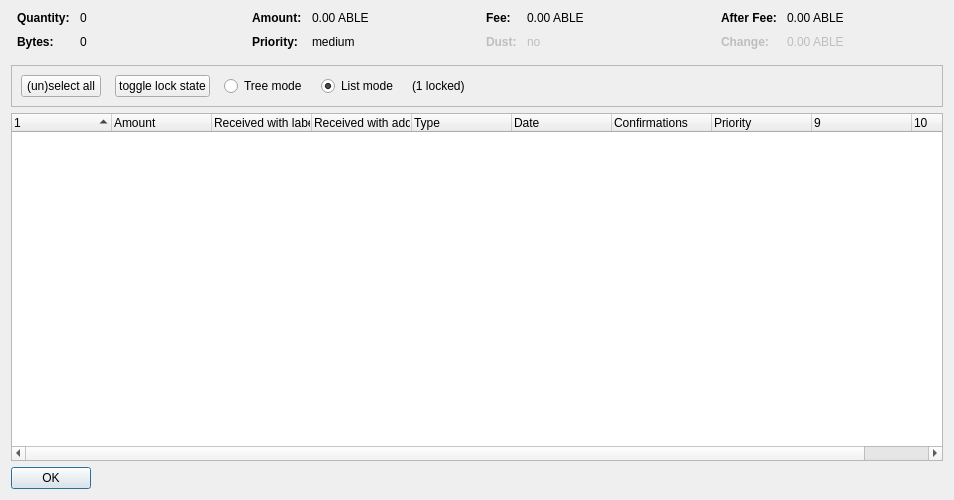
<?xml version="1.0" encoding="UTF-8"?>
<ui version="4.0">
 <class>CoinControlDialog</class>
 <widget class="QDialog" name="CoinControlDialog">
  <property name="geometry">
   <rect>
    <x>0</x>
    <y>0</y>
    <width>954</width>
    <height>500</height>
   </rect>
  </property>
  <property name="windowTitle">
   <string>Coin Selection</string>
  </property>
  <layout class="QVBoxLayout" name="verticalLayout">
   <item>
    <layout class="QHBoxLayout" name="horizontalLayoutTop" stretch="0,0,0,0">
     <property name="topMargin">
      <number>0</number>
     </property>
     <property name="bottomMargin">
      <number>10</number>
     </property>
     <item>
      <layout class="QFormLayout" name="formLayoutCoinControl1">
       <property name="horizontalSpacing">
        <number>10</number>
       </property>
       <property name="verticalSpacing">
        <number>10</number>
       </property>
       <property name="leftMargin">
        <number>6</number>
       </property>
       <property name="rightMargin">
        <number>6</number>
       </property>
       <item row="0" column="0">
        <widget class="QLabel" name="labelCoinControlQuantityText">
         <property name="font">
          <font>
           <weight>75</weight>
           <bold>true</bold>
          </font>
         </property>
         <property name="text">
          <string>Quantity:</string>
         </property>
        </widget>
       </item>
       <item row="0" column="1">
        <widget class="QLabel" name="labelCoinControlQuantity">
         <property name="cursor">
          <cursorShape>IBeamCursor</cursorShape>
         </property>
         <property name="contextMenuPolicy">
          <enum>Qt::ActionsContextMenu</enum>
         </property>
         <property name="text">
          <string notr="true">0</string>
         </property>
         <property name="textInteractionFlags">
          <set>Qt::LinksAccessibleByMouse|Qt::TextSelectableByKeyboard|Qt::TextSelectableByMouse</set>
         </property>
        </widget>
       </item>
       <item row="1" column="0">
        <widget class="QLabel" name="labelCoinControlBytesText">
         <property name="font">
          <font>
           <weight>75</weight>
           <bold>true</bold>
          </font>
         </property>
         <property name="text">
          <string>Bytes:</string>
         </property>
        </widget>
       </item>
       <item row="1" column="1">
        <widget class="QLabel" name="labelCoinControlBytes">
         <property name="cursor">
          <cursorShape>IBeamCursor</cursorShape>
         </property>
         <property name="contextMenuPolicy">
          <enum>Qt::ActionsContextMenu</enum>
         </property>
         <property name="text">
          <string notr="true">0</string>
         </property>
         <property name="textInteractionFlags">
          <set>Qt::LinksAccessibleByMouse|Qt::TextSelectableByKeyboard|Qt::TextSelectableByMouse</set>
         </property>
        </widget>
       </item>
      </layout>
     </item>
     <item>
      <layout class="QFormLayout" name="formLayoutCoinControl2">
       <property name="horizontalSpacing">
        <number>10</number>
       </property>
       <property name="verticalSpacing">
        <number>10</number>
       </property>
       <property name="leftMargin">
        <number>6</number>
       </property>
       <property name="rightMargin">
        <number>6</number>
       </property>
       <item row="0" column="0">
        <widget class="QLabel" name="labelCoinControlAmountText">
         <property name="font">
          <font>
           <weight>75</weight>
           <bold>true</bold>
          </font>
         </property>
         <property name="text">
          <string>Amount:</string>
         </property>
        </widget>
       </item>
       <item row="0" column="1">
        <widget class="QLabel" name="labelCoinControlAmount">
         <property name="cursor">
          <cursorShape>IBeamCursor</cursorShape>
         </property>
         <property name="contextMenuPolicy">
          <enum>Qt::ActionsContextMenu</enum>
         </property>
         <property name="text">
          <string notr="true">0.00 ABLE</string>
         </property>
         <property name="textInteractionFlags">
          <set>Qt::LinksAccessibleByMouse|Qt::TextSelectableByKeyboard|Qt::TextSelectableByMouse</set>
         </property>
        </widget>
       </item>
       <item row="1" column="0">
        <widget class="QLabel" name="labelCoinControlPriorityText">
         <property name="font">
          <font>
           <weight>75</weight>
           <bold>true</bold>
          </font>
         </property>
         <property name="text">
          <string>Priority:</string>
         </property>
        </widget>
       </item>
       <item row="1" column="1">
        <widget class="QLabel" name="labelCoinControlPriority">
         <property name="cursor">
          <cursorShape>IBeamCursor</cursorShape>
         </property>
         <property name="contextMenuPolicy">
          <enum>Qt::ActionsContextMenu</enum>
         </property>
         <property name="text">
          <string>medium</string>
         </property>
         <property name="textInteractionFlags">
          <set>Qt::LinksAccessibleByMouse|Qt::TextSelectableByKeyboard|Qt::TextSelectableByMouse</set>
         </property>
        </widget>
       </item>
      </layout>
     </item>
     <item>
      <layout class="QFormLayout" name="formLayoutCoinControl3">
       <property name="horizontalSpacing">
        <number>10</number>
       </property>
       <property name="verticalSpacing">
        <number>10</number>
       </property>
       <property name="leftMargin">
        <number>6</number>
       </property>
       <property name="rightMargin">
        <number>6</number>
       </property>
       <item row="0" column="0">
        <widget class="QLabel" name="labelCoinControlFeeText">
         <property name="font">
          <font>
           <weight>75</weight>
           <bold>true</bold>
          </font>
         </property>
         <property name="text">
          <string>Fee:</string>
         </property>
        </widget>
       </item>
       <item row="0" column="1">
        <widget class="QLabel" name="labelCoinControlFee">
         <property name="cursor">
          <cursorShape>IBeamCursor</cursorShape>
         </property>
         <property name="contextMenuPolicy">
          <enum>Qt::ActionsContextMenu</enum>
         </property>
         <property name="text">
          <string notr="true">0.00 ABLE</string>
         </property>
         <property name="textInteractionFlags">
          <set>Qt::LinksAccessibleByMouse|Qt::TextSelectableByKeyboard|Qt::TextSelectableByMouse</set>
         </property>
        </widget>
       </item>
       <item row="1" column="0">
        <widget class="QLabel" name="labelCoinControlLowOutputText">
         <property name="enabled">
          <bool>false</bool>
         </property>
         <property name="font">
          <font>
           <weight>75</weight>
           <bold>true</bold>
          </font>
         </property>
         <property name="text">
          <string>Dust:</string>
         </property>
        </widget>
       </item>
       <item row="1" column="1">
        <widget class="QLabel" name="labelCoinControlLowOutput">
         <property name="enabled">
          <bool>false</bool>
         </property>
         <property name="cursor">
          <cursorShape>IBeamCursor</cursorShape>
         </property>
         <property name="contextMenuPolicy">
          <enum>Qt::ActionsContextMenu</enum>
         </property>
         <property name="text">
          <string>no</string>
         </property>
         <property name="textInteractionFlags">
          <set>Qt::LinksAccessibleByMouse|Qt::TextSelectableByKeyboard|Qt::TextSelectableByMouse</set>
         </property>
        </widget>
       </item>
      </layout>
     </item>
     <item>
      <layout class="QFormLayout" name="formLayoutCoinControl4">
       <property name="horizontalSpacing">
        <number>10</number>
       </property>
       <property name="verticalSpacing">
        <number>10</number>
       </property>
       <property name="leftMargin">
        <number>6</number>
       </property>
       <property name="rightMargin">
        <number>6</number>
       </property>
       <item row="0" column="0">
        <widget class="QLabel" name="labelCoinControlAfterFeeText">
         <property name="font">
          <font>
           <weight>75</weight>
           <bold>true</bold>
          </font>
         </property>
         <property name="text">
          <string>After Fee:</string>
         </property>
        </widget>
       </item>
       <item row="0" column="1">
        <widget class="QLabel" name="labelCoinControlAfterFee">
         <property name="cursor">
          <cursorShape>IBeamCursor</cursorShape>
         </property>
         <property name="contextMenuPolicy">
          <enum>Qt::ActionsContextMenu</enum>
         </property>
         <property name="text">
          <string notr="true">0.00 ABLE</string>
         </property>
         <property name="textInteractionFlags">
          <set>Qt::LinksAccessibleByMouse|Qt::TextSelectableByKeyboard|Qt::TextSelectableByMouse</set>
         </property>
        </widget>
       </item>
       <item row="1" column="0">
        <widget class="QLabel" name="labelCoinControlChangeText">
         <property name="enabled">
          <bool>false</bool>
         </property>
         <property name="font">
          <font>
           <weight>75</weight>
           <bold>true</bold>
          </font>
         </property>
         <property name="text">
          <string>Change:</string>
         </property>
        </widget>
       </item>
       <item row="1" column="1">
        <widget class="QLabel" name="labelCoinControlChange">
         <property name="enabled">
          <bool>false</bool>
         </property>
         <property name="cursor">
          <cursorShape>IBeamCursor</cursorShape>
         </property>
         <property name="contextMenuPolicy">
          <enum>Qt::ActionsContextMenu</enum>
         </property>
         <property name="text">
          <string notr="true">0.00 ABLE</string>
         </property>
         <property name="textInteractionFlags">
          <set>Qt::LinksAccessibleByMouse|Qt::TextSelectableByKeyboard|Qt::TextSelectableByMouse</set>
         </property>
        </widget>
       </item>
      </layout>
     </item>
    </layout>
   </item>
   <item>
    <widget class="QFrame" name="frame">
     <property name="minimumSize">
      <size>
       <width>0</width>
       <height>40</height>
      </size>
     </property>
     <property name="frameShape">
      <enum>QFrame::StyledPanel</enum>
     </property>
     <property name="frameShadow">
      <enum>QFrame::Sunken</enum>
     </property>
     <layout class="QHBoxLayout" name="horizontalLayout">
      <item>
       <layout class="QHBoxLayout" name="horizontalLayoutPanel" stretch="0,0,0,0,0,0">
        <property name="spacing">
         <number>14</number>
        </property>
        <item>
         <widget class="QPushButton" name="pushButtonSelectAll">
          <property name="sizePolicy">
           <sizepolicy hsizetype="Maximum" vsizetype="Fixed">
            <horstretch>0</horstretch>
            <verstretch>0</verstretch>
           </sizepolicy>
          </property>
          <property name="text">
           <string>(un)select all</string>
          </property>
          <property name="autoDefault">
           <bool>false</bool>
          </property>
         </widget>
        </item>
        <item>
         <widget class="QPushButton" name="pushButtonToggleLock">
          <property name="sizePolicy">
           <sizepolicy hsizetype="Maximum" vsizetype="Fixed">
            <horstretch>0</horstretch>
            <verstretch>0</verstretch>
           </sizepolicy>
          </property>
          <property name="text">
           <string>toggle lock state</string>
          </property>
          <property name="autoDefault">
           <bool>false</bool>
          </property>
         </widget>
        </item>
        <item>
         <widget class="QRadioButton" name="radioTreeMode">
          <property name="sizePolicy">
           <sizepolicy hsizetype="Maximum" vsizetype="Fixed">
            <horstretch>0</horstretch>
            <verstretch>0</verstretch>
           </sizepolicy>
          </property>
          <property name="text">
           <string>Tree mode</string>
          </property>
         </widget>
        </item>
        <item>
         <widget class="QRadioButton" name="radioListMode">
          <property name="sizePolicy">
           <sizepolicy hsizetype="Maximum" vsizetype="Fixed">
            <horstretch>0</horstretch>
            <verstretch>0</verstretch>
           </sizepolicy>
          </property>
          <property name="text">
           <string>List mode</string>
          </property>
          <property name="checked">
           <bool>true</bool>
          </property>
         </widget>
        </item>
        <item>
         <widget class="QLabel" name="labelLocked">
          <property name="text">
           <string>(1 locked)</string>
          </property>
         </widget>
        </item>
        <item>
         <spacer name="horizontalSpacer">
          <property name="orientation">
           <enum>Qt::Horizontal</enum>
          </property>
          <property name="sizeHint" stdset="0">
           <size>
            <width>40</width>
            <height>20</height>
           </size>
          </property>
         </spacer>
        </item>
       </layout>
      </item>
     </layout>
    </widget>
   </item>
   <item>
    <widget class="CoinControlTreeWidget" name="treeWidget">
     <property name="contextMenuPolicy">
      <enum>Qt::CustomContextMenu</enum>
     </property>
     <property name="sortingEnabled">
      <bool>false</bool>
     </property>
     <property name="columnCount">
      <number>10</number>
     </property>
     <attribute name="headerShowSortIndicator" stdset="0">
      <bool>true</bool>
     </attribute>
     <attribute name="headerStretchLastSection">
      <bool>false</bool>
     </attribute>
     <column>
      <property name="text">
       <string/>
      </property>
     </column>
     <column>
      <property name="text">
       <string>Amount</string>
      </property>
     </column>
     <column>
      <property name="text">
       <string>Received with label</string>
      </property>
     </column>
     <column>
      <property name="text">
       <string>Received with address</string>
      </property>
     </column>
     <column>
      <property name="text">
       <string>Type</string>
      </property>
     </column>
     <column>
      <property name="text">
       <string>Date</string>
      </property>
     </column>
     <column>
      <property name="text">
       <string>Confirmations</string>
      </property>
      <property name="toolTip">
       <string>Confirmed</string>
      </property>
     </column>
     <column>
      <property name="text">
       <string>Priority</string>
      </property>
     </column>
     <column>
      <property name="text">
       <string/>
      </property>
     </column>
     <column>
      <property name="text">
       <string/>
      </property>
     </column>
    </widget>
   </item>
   <item>
    <widget class="QDialogButtonBox" name="buttonBox">
     <property name="sizePolicy">
      <sizepolicy hsizetype="Maximum" vsizetype="Fixed">
       <horstretch>0</horstretch>
       <verstretch>0</verstretch>
      </sizepolicy>
     </property>
     <property name="orientation">
      <enum>Qt::Horizontal</enum>
     </property>
     <property name="standardButtons">
      <set>QDialogButtonBox::Ok</set>
     </property>
    </widget>
   </item>
  </layout>
 </widget>
 <customwidgets>
  <customwidget>
   <class>CoinControlTreeWidget</class>
   <extends>QTreeWidget</extends>
   <header>coincontroltreewidget.h</header>
  </customwidget>
 </customwidgets>
 <resources/>
 <connections/>
</ui>
